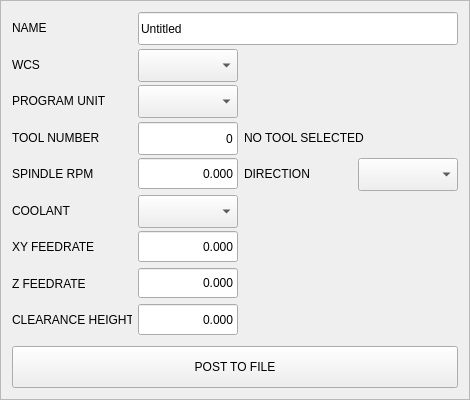
      <widget class="QFrame" name="bolt_hole_setup_frame_3">
       <property name="minimumSize">
        <size>
         <width>470</width>
         <height>400</height>
        </size>
       </property>
       <property name="maximumSize">
        <size>
         <width>470</width>
         <height>400</height>
        </size>
       </property>
       <property name="frameShape">
        <enum>QFrame::StyledPanel</enum>
       </property>
       <property name="frameShadow">
        <enum>QFrame::Raised</enum>
       </property>
       <layout class="QVBoxLayout" name="verticalLayout_64">
        <item>
         <layout class="QVBoxLayout" name="verticalLayout_4">
          <property name="bottomMargin">
           <number>0</number>
          </property>
          <item>
           <layout class="QFormLayout" name="formLayout_6">
            <item row="0" column="0">
             <widget class="QLabel" name="label_168">
              <property name="sizePolicy">
               <sizepolicy hsizetype="Preferred" vsizetype="Fixed">
                <horstretch>0</horstretch>
                <verstretch>0</verstretch>
               </sizepolicy>
              </property>
              <property name="minimumSize">
               <size>
                <width>120</width>
                <height>31</height>
               </size>
              </property>
              <property name="maximumSize">
               <size>
                <width>120</width>
                <height>31</height>
               </size>
              </property>
              <property name="styleSheet">
               <string notr="true"/>
              </property>
              <property name="lineWidth">
               <number>0</number>
              </property>
              <property name="text">
               <string>NAME</string>
              </property>
              <property name="alignment">
               <set>Qt::AlignLeading|Qt::AlignLeft|Qt::AlignVCenter</set>
              </property>
              <property name="indent">
               <number>0</number>
              </property>
             </widget>
            </item>
            <item row="0" column="1">
             <widget class="QLineEdit" name="name_input">
              <property name="minimumSize">
               <size>
                <width>0</width>
                <height>33</height>
               </size>
              </property>
              <property name="maximumSize">
               <size>
                <width>16777215</width>
                <height>33</height>
               </size>
              </property>
              <property name="text">
               <string>Untitled</string>
              </property>
             </widget>
            </item>
            <item row="1" column="0">
             <widget class="QLabel" name="label_132">
              <property name="sizePolicy">
               <sizepolicy hsizetype="Preferred" vsizetype="Fixed">
                <horstretch>0</horstretch>
                <verstretch>0</verstretch>
               </sizepolicy>
              </property>
              <property name="minimumSize">
               <size>
                <width>120</width>
                <height>31</height>
               </size>
              </property>
              <property name="maximumSize">
               <size>
                <width>120</width>
                <height>31</height>
               </size>
              </property>
              <property name="styleSheet">
               <string notr="true"/>
              </property>
              <property name="lineWidth">
               <number>0</number>
              </property>
              <property name="text">
               <string>WCS</string>
              </property>
              <property name="alignment">
               <set>Qt::AlignLeading|Qt::AlignLeft|Qt::AlignVCenter</set>
              </property>
              <property name="indent">
               <number>0</number>
              </property>
             </widget>
            </item>
            <item row="1" column="1">
             <widget class="QComboBox" name="wcs_input">
              <property name="minimumSize">
               <size>
                <width>100</width>
                <height>33</height>
               </size>
              </property>
              <property name="maximumSize">
               <size>
                <width>100</width>
                <height>33</height>
               </size>
              </property>
             </widget>
            </item>
            <item row="2" column="0">
             <widget class="QLabel" name="label_169">
              <property name="sizePolicy">
               <sizepolicy hsizetype="Preferred" vsizetype="Fixed">
                <horstretch>0</horstretch>
                <verstretch>0</verstretch>
               </sizepolicy>
              </property>
              <property name="minimumSize">
               <size>
                <width>120</width>
                <height>31</height>
               </size>
              </property>
              <property name="maximumSize">
               <size>
                <width>120</width>
                <height>31</height>
               </size>
              </property>
              <property name="styleSheet">
               <string notr="true"/>
              </property>
              <property name="lineWidth">
               <number>0</number>
              </property>
              <property name="text">
               <string>PROGRAM UNIT</string>
              </property>
              <property name="alignment">
               <set>Qt::AlignLeading|Qt::AlignLeft|Qt::AlignVCenter</set>
              </property>
              <property name="indent">
               <number>0</number>
              </property>
             </widget>
            </item>
            <item row="2" column="1">
             <widget class="QComboBox" name="unit_input">
              <property name="minimumSize">
               <size>
                <width>100</width>
                <height>33</height>
               </size>
              </property>
              <property name="maximumSize">
               <size>
                <width>100</width>
                <height>33</height>
               </size>
              </property>
             </widget>
            </item>
            <item row="3" column="0">
             <widget class="QLabel" name="tool_number_label_3">
              <property name="sizePolicy">
               <sizepolicy hsizetype="Preferred" vsizetype="Fixed">
                <horstretch>0</horstretch>
                <verstretch>0</verstretch>
               </sizepolicy>
              </property>
              <property name="minimumSize">
               <size>
                <width>120</width>
                <height>31</height>
               </size>
              </property>
              <property name="maximumSize">
               <size>
                <width>120</width>
                <height>31</height>
               </size>
              </property>
              <property name="styleSheet">
               <string notr="true"/>
              </property>
              <property name="lineWidth">
               <number>0</number>
              </property>
              <property name="text">
               <string>TOOL NUMBER</string>
              </property>
              <property name="alignment">
               <set>Qt::AlignLeading|Qt::AlignLeft|Qt::AlignVCenter</set>
              </property>
              <property name="indent">
               <number>0</number>
              </property>
             </widget>
            </item>
            <item row="3" column="1">
             <layout class="QHBoxLayout" name="horizontalLayout_10">
              <item>
               <widget class="IntLineEdit" name="tool_number_input">
                <property name="minimumSize">
                 <size>
                  <width>100</width>
                  <height>33</height>
                 </size>
                </property>
                <property name="maximumSize">
                 <size>
                  <width>100</width>
                  <height>33</height>
                 </size>
                </property>
                <property name="text">
                 <string>0</string>
                </property>
                <property name="alignment">
                 <set>Qt::AlignRight|Qt::AlignTrailing|Qt::AlignVCenter</set>
                </property>
                <property name="default_value" stdset="0">
                 <number>0</number>
                </property>
                <property name="bottom" stdset="0">
                 <number>0</number>
                </property>
               </widget>
              </item>
              <item>
               <widget class="QLabel" name="tool_description">
                <property name="sizePolicy">
                 <sizepolicy hsizetype="Preferred" vsizetype="Fixed">
                  <horstretch>0</horstretch>
                  <verstretch>0</verstretch>
                 </sizepolicy>
                </property>
                <property name="minimumSize">
                 <size>
                  <width>120</width>
                  <height>31</height>
                 </size>
                </property>
                <property name="maximumSize">
                 <size>
                  <width>16777215</width>
                  <height>31</height>
                 </size>
                </property>
                <property name="styleSheet">
                 <string notr="true"/>
                </property>
                <property name="lineWidth">
                 <number>0</number>
                </property>
                <property name="text">
                 <string>NO TOOL SELECTED</string>
                </property>
                <property name="alignment">
                 <set>Qt::AlignLeading|Qt::AlignLeft|Qt::AlignVCenter</set>
                </property>
                <property name="indent">
                 <number>0</number>
                </property>
               </widget>
              </item>
             </layout>
            </item>
            <item row="4" column="0">
             <widget class="QLabel" name="label_170">
              <property name="sizePolicy">
               <sizepolicy hsizetype="Preferred" vsizetype="Fixed">
                <horstretch>0</horstretch>
                <verstretch>0</verstretch>
               </sizepolicy>
              </property>
              <property name="minimumSize">
               <size>
                <width>120</width>
                <height>31</height>
               </size>
              </property>
              <property name="maximumSize">
               <size>
                <width>120</width>
                <height>31</height>
               </size>
              </property>
              <property name="styleSheet">
               <string notr="true"/>
              </property>
              <property name="lineWidth">
               <number>0</number>
              </property>
              <property name="text">
               <string>SPINDLE RPM</string>
              </property>
              <property name="alignment">
               <set>Qt::AlignLeading|Qt::AlignLeft|Qt::AlignVCenter</set>
              </property>
              <property name="indent">
               <number>0</number>
              </property>
             </widget>
            </item>
            <item row="4" column="1">
             <layout class="QHBoxLayout" name="horizontalLayout_11">
              <item>
               <widget class="FloatLineEdit" name="spindle_rpm_input">
                <property name="sizePolicy">
                 <sizepolicy hsizetype="Expanding" vsizetype="Fixed">
                  <horstretch>100</horstretch>
                  <verstretch>33</verstretch>
                 </sizepolicy>
                </property>
                <property name="maximumSize">
                 <size>
                  <width>100</width>
                  <height>33</height>
                 </size>
                </property>
                <property name="text">
                 <string>0.000</string>
                </property>
                <property name="alignment">
                 <set>Qt::AlignRight|Qt::AlignTrailing|Qt::AlignVCenter</set>
                </property>
                <property name="bottom" stdset="0">
                 <double>0.000000000000000</double>
                </property>
               </widget>
              </item>
              <item>
               <widget class="QLabel" name="label_171">
                <property name="sizePolicy">
                 <sizepolicy hsizetype="Preferred" vsizetype="Fixed">
                  <horstretch>0</horstretch>
                  <verstretch>0</verstretch>
                 </sizepolicy>
                </property>
                <property name="minimumSize">
                 <size>
                  <width>90</width>
                  <height>31</height>
                 </size>
                </property>
                <property name="maximumSize">
                 <size>
                  <width>115</width>
                  <height>31</height>
                 </size>
                </property>
                <property name="styleSheet">
                 <string notr="true"/>
                </property>
                <property name="lineWidth">
                 <number>0</number>
                </property>
                <property name="text">
                 <string>DIRECTION</string>
                </property>
                <property name="alignment">
                 <set>Qt::AlignLeading|Qt::AlignLeft|Qt::AlignVCenter</set>
                </property>
                <property name="indent">
                 <number>0</number>
                </property>
               </widget>
              </item>
              <item>
               <widget class="QComboBox" name="spindle_direction_input">
                <property name="minimumSize">
                 <size>
                  <width>100</width>
                  <height>33</height>
                 </size>
                </property>
                <property name="maximumSize">
                 <size>
                  <width>100</width>
                  <height>33</height>
                 </size>
                </property>
               </widget>
              </item>
             </layout>
            </item>
            <item row="5" column="0">
             <widget class="QLabel" name="label_172">
              <property name="sizePolicy">
               <sizepolicy hsizetype="Preferred" vsizetype="Fixed">
                <horstretch>0</horstretch>
                <verstretch>0</verstretch>
               </sizepolicy>
              </property>
              <property name="minimumSize">
               <size>
                <width>120</width>
                <height>31</height>
               </size>
              </property>
              <property name="maximumSize">
               <size>
                <width>120</width>
                <height>31</height>
               </size>
              </property>
              <property name="styleSheet">
               <string notr="true"/>
              </property>
              <property name="lineWidth">
               <number>0</number>
              </property>
              <property name="text">
               <string>COOLANT</string>
              </property>
              <property name="alignment">
               <set>Qt::AlignLeading|Qt::AlignLeft|Qt::AlignVCenter</set>
              </property>
              <property name="indent">
               <number>0</number>
              </property>
             </widget>
            </item>
            <item row="5" column="1">
             <widget class="QComboBox" name="coolant_input">
              <property name="minimumSize">
               <size>
                <width>100</width>
                <height>33</height>
               </size>
              </property>
              <property name="maximumSize">
               <size>
                <width>100</width>
                <height>33</height>
               </size>
              </property>
             </widget>
            </item>
            <item row="6" column="0">
             <widget class="QLabel" name="label_173">
              <property name="sizePolicy">
               <sizepolicy hsizetype="Preferred" vsizetype="Fixed">
                <horstretch>0</horstretch>
                <verstretch>0</verstretch>
               </sizepolicy>
              </property>
              <property name="minimumSize">
               <size>
                <width>120</width>
                <height>31</height>
               </size>
              </property>
              <property name="maximumSize">
               <size>
                <width>120</width>
                <height>31</height>
               </size>
              </property>
              <property name="styleSheet">
               <string notr="true"/>
              </property>
              <property name="lineWidth">
               <number>0</number>
              </property>
              <property name="text">
               <string>XY FEEDRATE</string>
              </property>
              <property name="alignment">
               <set>Qt::AlignLeading|Qt::AlignLeft|Qt::AlignVCenter</set>
              </property>
              <property name="indent">
               <number>0</number>
              </property>
             </widget>
            </item>
            <item row="6" column="1">
             <widget class="FloatLineEdit" name="xy_feed_rate_input">
              <property name="sizePolicy">
               <sizepolicy hsizetype="Expanding" vsizetype="Fixed">
                <horstretch>100</horstretch>
                <verstretch>33</verstretch>
               </sizepolicy>
              </property>
              <property name="maximumSize">
               <size>
                <width>100</width>
                <height>33</height>
               </size>
              </property>
              <property name="text">
               <string>0.000</string>
              </property>
              <property name="alignment">
               <set>Qt::AlignRight|Qt::AlignTrailing|Qt::AlignVCenter</set>
              </property>
              <property name="bottom" stdset="0">
               <double>0.000000000000000</double>
              </property>
             </widget>
            </item>
            <item row="7" column="0">
             <widget class="QLabel" name="label_174">
              <property name="sizePolicy">
               <sizepolicy hsizetype="Preferred" vsizetype="Fixed">
                <horstretch>0</horstretch>
                <verstretch>0</verstretch>
               </sizepolicy>
              </property>
              <property name="minimumSize">
               <size>
                <width>120</width>
                <height>31</height>
               </size>
              </property>
              <property name="maximumSize">
               <size>
                <width>120</width>
                <height>31</height>
               </size>
              </property>
              <property name="styleSheet">
               <string notr="true"/>
              </property>
              <property name="lineWidth">
               <number>0</number>
              </property>
              <property name="text">
               <string>Z FEEDRATE</string>
              </property>
              <property name="alignment">
               <set>Qt::AlignLeading|Qt::AlignLeft|Qt::AlignVCenter</set>
              </property>
              <property name="indent">
               <number>0</number>
              </property>
             </widget>
            </item>
            <item row="7" column="1">
             <widget class="FloatLineEdit" name="z_feed_rate_input">
              <property name="sizePolicy">
               <sizepolicy hsizetype="Expanding" vsizetype="Fixed">
                <horstretch>100</horstretch>
                <verstretch>33</verstretch>
               </sizepolicy>
              </property>
              <property name="maximumSize">
               <size>
                <width>100</width>
                <height>33</height>
               </size>
              </property>
              <property name="text">
               <string>0.000</string>
              </property>
              <property name="alignment">
               <set>Qt::AlignRight|Qt::AlignTrailing|Qt::AlignVCenter</set>
              </property>
              <property name="bottom" stdset="0">
               <double>0.000000000000000</double>
              </property>
             </widget>
            </item>
            <item row="9" column="0">
             <widget class="QLabel" name="label_175">
              <property name="sizePolicy">
               <sizepolicy hsizetype="Preferred" vsizetype="Fixed">
                <horstretch>0</horstretch>
                <verstretch>0</verstretch>
               </sizepolicy>
              </property>
              <property name="minimumSize">
               <size>
                <width>120</width>
                <height>31</height>
               </size>
              </property>
              <property name="maximumSize">
               <size>
                <width>120</width>
                <height>31</height>
               </size>
              </property>
              <property name="styleSheet">
               <string notr="true"/>
              </property>
              <property name="lineWidth">
               <number>0</number>
              </property>
              <property name="text">
               <string>CLEARANCE HEIGHT</string>
              </property>
              <property name="alignment">
               <set>Qt::AlignLeading|Qt::AlignLeft|Qt::AlignVCenter</set>
              </property>
              <property name="indent">
               <number>0</number>
              </property>
             </widget>
            </item>
            <item row="9" column="1">
             <widget class="FloatLineEdit" name="clearance_height_input">
              <property name="sizePolicy">
               <sizepolicy hsizetype="Expanding" vsizetype="Fixed">
                <horstretch>100</horstretch>
                <verstretch>33</verstretch>
               </sizepolicy>
              </property>
              <property name="maximumSize">
               <size>
                <width>100</width>
                <height>33</height>
               </size>
              </property>
              <property name="text">
               <string>0.000</string>
              </property>
              <property name="alignment">
               <set>Qt::AlignRight|Qt::AlignTrailing|Qt::AlignVCenter</set>
              </property>
              <property name="bottom" stdset="0">
               <double>0.000000000000000</double>
              </property>
             </widget>
            </item>
           </layout>
          </item>
          <item>
           <layout class="QHBoxLayout" name="horizontalLayout">
            <property name="topMargin">
             <number>5</number>
            </property>
            <item>
             <widget class="QPushButton" name="post_to_file">
              <property name="minimumSize">
               <size>
                <width>0</width>
                <height>42</height>
               </size>
              </property>
              <property name="text">
               <string>POST TO FILE</string>
              </property>
             </widget>
            </item>
           </layout>
          </item>
         </layout>
        </item>
       </layout>
      </widget>
